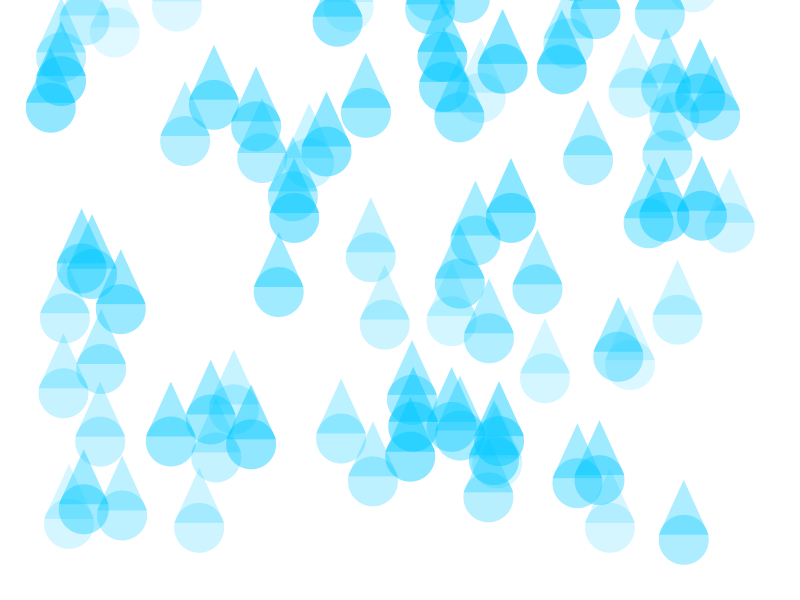
Frame 1 (no input)
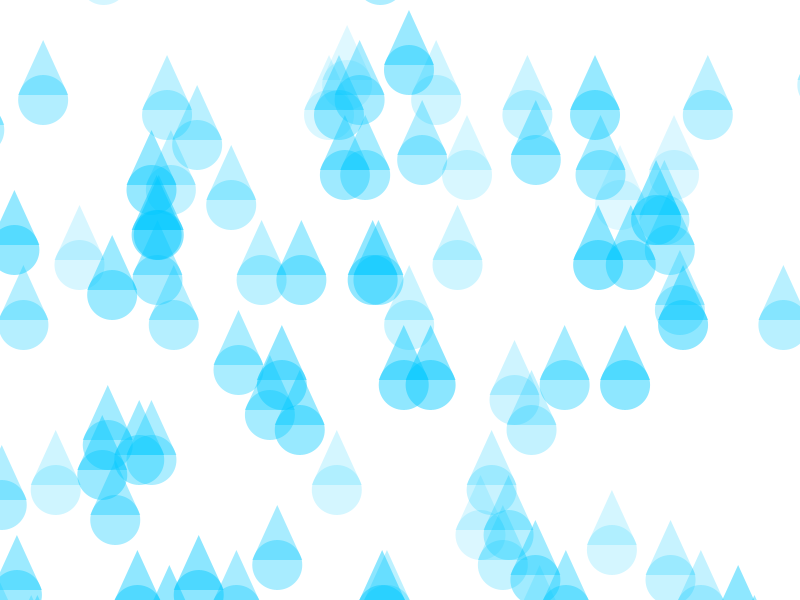
Frame 60 (the mouse pressed at the canvas centre just before this capture)
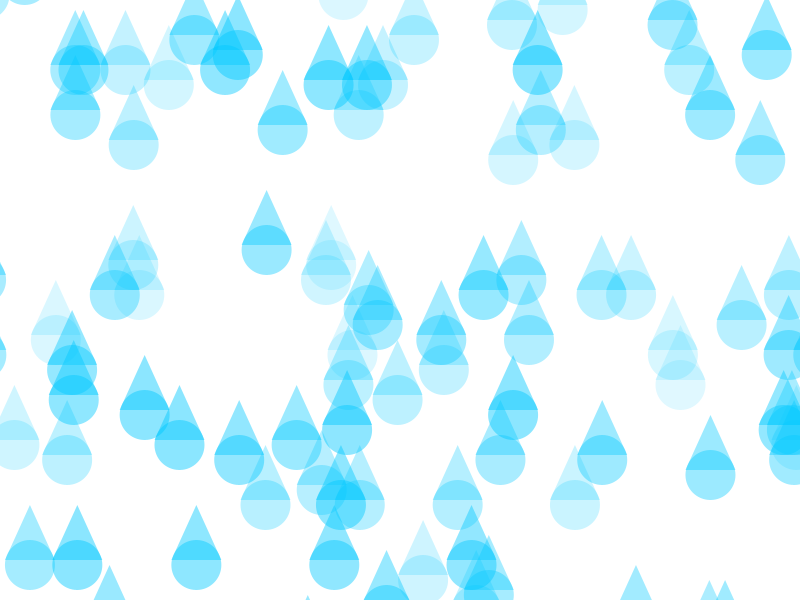
Frame 120 (the mouse held since frame 60 and released just before this capture)

The Processing sketch that drew these frames (run headless with seeded random() and noise(); from frame 60 on, the mouse is pressed at the canvas centre):

// Processing sketch: raindrops
// ── raindrops.pde
float[] x = new float [100];
float [] y = new float [100];
float[] o = new float[100];

//float x = 400;
//float y = 50;
  
void setup(){
 size( 800, 600);
 for (int i = 0; i < 100; i ++){
   x[i] = random(50, 750);
   y[i] = random(-100, 550);
   o[i] = random(30, 120);
 }
}
void draw(){
 background(255);
 
 for (int i=0; i<100; i ++) {
   drawRaindrop(x[i], y[i], o[i]);
   y[i] += 15;
 if(y[i]>height+75){
   y[i] = -35;
   x[i] = random(-50, 850);
   
 }
 
 
 }
 
}

void drawRaindrop(float x, float y, float op){
  noStroke();
  fill(0, 200, 255, op);
  circle(x, y, 50);
  triangle(x, y-60,x - 25, y-5, x+25, y-5);
}
